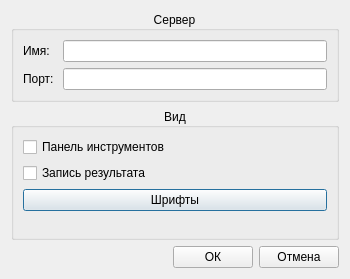
<?xml version="1.0" encoding="UTF-8"?>
<ui version="4.0">
 <class>DlgConfig</class>
 <widget class="QDialog" name="DlgConfig">
  <property name="geometry">
   <rect>
    <x>0</x>
    <y>0</y>
    <width>350</width>
    <height>279</height>
   </rect>
  </property>
  <property name="windowTitle">
   <string>Параметры</string>
  </property>
  <layout class="QVBoxLayout" name="verticalLayout_3">
   <item>
    <widget class="QGroupBox" name="groupBox">
     <property name="title">
      <string>Сервер</string>
     </property>
     <property name="alignment">
      <set>Qt::AlignCenter</set>
     </property>
     <layout class="QVBoxLayout" name="verticalLayout">
      <item>
       <layout class="QFormLayout" name="formLayout">
        <property name="fieldGrowthPolicy">
         <enum>QFormLayout::ExpandingFieldsGrow</enum>
        </property>
        <item row="0" column="0">
         <widget class="QLabel" name="label">
          <property name="text">
           <string>Имя: </string>
          </property>
         </widget>
        </item>
        <item row="0" column="1">
         <widget class="QLineEdit" name="leServerName"/>
        </item>
        <item row="1" column="0">
         <widget class="QLabel" name="label_2">
          <property name="text">
           <string>Порт: </string>
          </property>
         </widget>
        </item>
        <item row="1" column="1">
         <widget class="QLineEdit" name="leServerPort"/>
        </item>
       </layout>
      </item>
     </layout>
    </widget>
   </item>
   <item>
    <widget class="QGroupBox" name="groupBox_2">
     <property name="title">
      <string>Вид</string>
     </property>
     <property name="alignment">
      <set>Qt::AlignCenter</set>
     </property>
     <layout class="QVBoxLayout" name="verticalLayout_2">
      <item>
       <widget class="QCheckBox" name="chbPanelTools">
        <property name="text">
         <string>Панель инструментов</string>
        </property>
       </widget>
      </item>
      <item>
       <widget class="QCheckBox" name="chbCreateReport">
        <property name="text">
         <string>Запись результата</string>
        </property>
       </widget>
      </item>
      <item>
       <widget class="QPushButton" name="btnFonts">
        <property name="text">
         <string>Шрифты</string>
        </property>
       </widget>
      </item>
      <item>
       <spacer name="verticalSpacer">
        <property name="orientation">
         <enum>Qt::Vertical</enum>
        </property>
        <property name="sizeHint" stdset="0">
         <size>
          <width>20</width>
          <height>40</height>
         </size>
        </property>
       </spacer>
      </item>
     </layout>
    </widget>
   </item>
   <item>
    <layout class="QHBoxLayout" name="horizontalLayout">
     <item>
      <spacer name="horizontalSpacer">
       <property name="orientation">
        <enum>Qt::Horizontal</enum>
       </property>
       <property name="sizeHint" stdset="0">
        <size>
         <width>40</width>
         <height>20</height>
        </size>
       </property>
      </spacer>
     </item>
     <item>
      <widget class="QPushButton" name="btnOk">
       <property name="text">
        <string>ОК</string>
       </property>
      </widget>
     </item>
     <item>
      <widget class="QPushButton" name="btnCancel">
       <property name="text">
        <string>Отмена</string>
       </property>
      </widget>
     </item>
    </layout>
   </item>
  </layout>
 </widget>
 <resources/>
 <connections/>
</ui>
